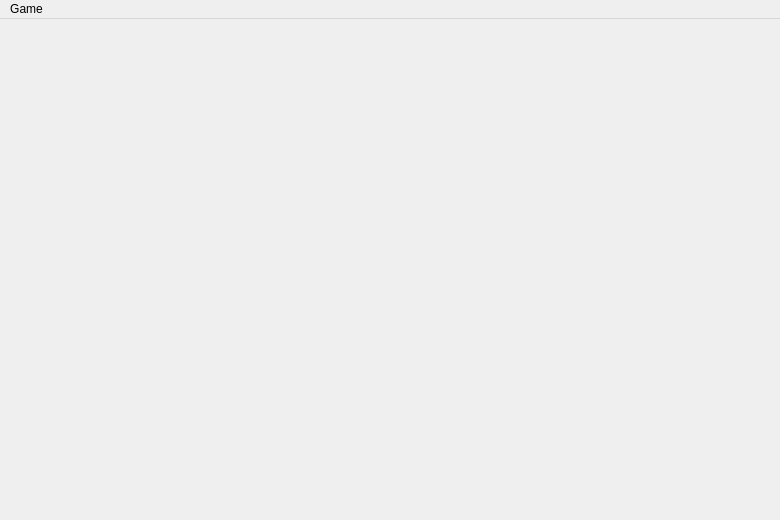
<?xml version="1.0" encoding="UTF-8"?>
<ui version="4.0">
 <class>MainWindow</class>
 <widget class="QMainWindow" name="MainWindow">
  <property name="geometry">
   <rect>
    <x>0</x>
    <y>0</y>
    <width>780</width>
    <height>520</height>
   </rect>
  </property>
  <property name="windowTitle">
   <string>Solitaire</string>
  </property>
  <property name="windowIcon">
   <iconset resource="assets/assets.qrc">
    <normaloff>:/frenchcards/0_12.png</normaloff>:/frenchcards/0_12.png</iconset>
  </property>
  <widget class="QWidget" name="centralwidget">
   <property name="styleSheet">
    <string notr="true">background-image: url(:/util/background.jpg);</string>
   </property>
  </widget>
  <widget class="QMenuBar" name="menubar">
   <property name="geometry">
    <rect>
     <x>0</x>
     <y>0</y>
     <width>780</width>
     <height>19</height>
    </rect>
   </property>
   <widget class="QMenu" name="menuGame">
    <property name="title">
     <string>Game</string>
    </property>
    <addaction name="actionNew_Game"/>
   </widget>
   <addaction name="menuGame"/>
  </widget>
  <action name="actionNew_Game">
   <property name="text">
    <string>New Game</string>
   </property>
  </action>
 </widget>
 <resources>
  <include location="assets/assets.qrc"/>
 </resources>
 <connections/>
</ui>
